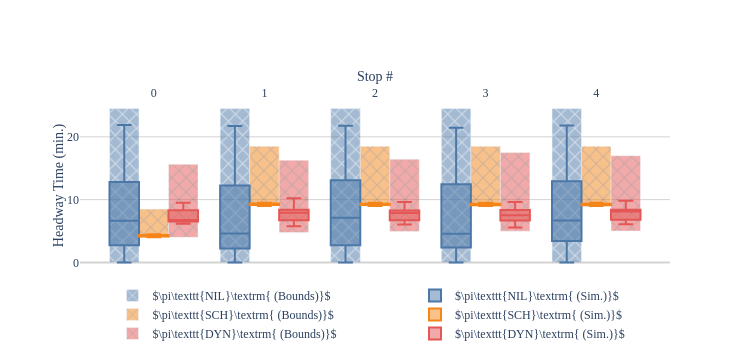
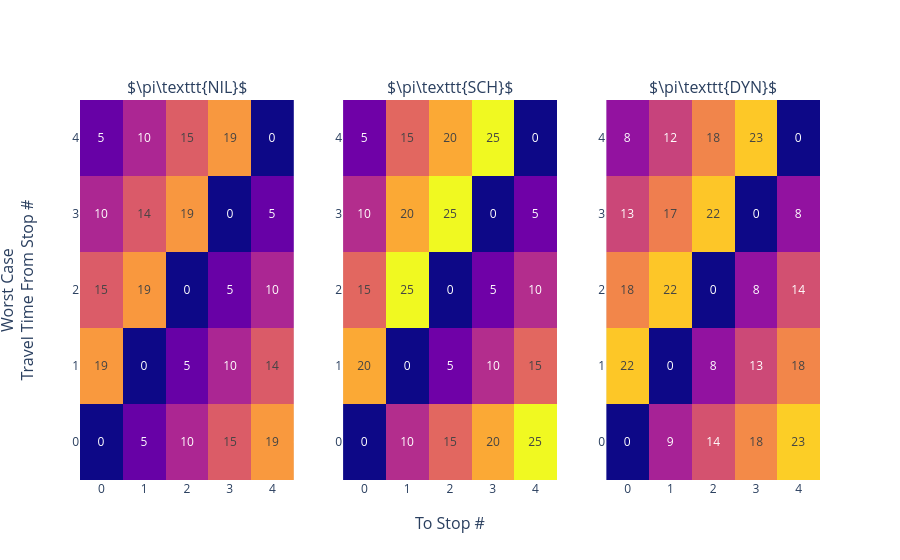

These figures' notebook cell, in order:
### Markdown cell above
## Exp 1: Holding Policy at All Stops
Consider the case where every stop along a route has an identical holding policy applied.

### Code cell
T_MAX = 60 * 24 * 7
N_STOPS = 5
BASE_ROUTE = [
    StopConfig(
        tau=(4, 4.5),
        delta=(0, 0.5),
        policy=BolehPolicy,
        policy_args={},
    ) for _ in range(N_STOPS)
]
START_TIMES = [0, 10, 20]

# Scheduled terminal departure
SCHED_ROUTE = deepcopy(BASE_ROUTE)
for i in range(N_STOPS):
    SCHED_ROUTE[i].policy = InfiniteSchedulePolicy
    SCHED_ROUTE[i].policy_args = {'time_delta': 10, 'offset': 30 if i == 0 else 5 * i}

# Headway driven holding
HEADWAY_ROUTE = deepcopy(BASE_ROUTE)
for i in range(N_STOPS):
    HEADWAY_ROUTE[i].policy = HeadwayDrivenPolicy
    HEADWAY_ROUTE[i].policy_args = {'activation_ratio': 0.75, 'max_holding': 30}

routes = [
    RouteConfig(name=r'\pi\texttt{NIL}', route=BASE_ROUTE, start_times=START_TIMES),
    RouteConfig(name=r'\pi\texttt{SCH}', route=SCHED_ROUTE, start_times=START_TIMES),
    RouteConfig(name=r'\pi\texttt{DYN}', route=HEADWAY_ROUTE, start_times=START_TIMES),
]

run_experiment(exp_id='holdstop01234', routes=routes, t_max=T_MAX)

### Figure 1 — Plotly figure (JSON) as saved in the notebook; plotly's stock layout.template omitted (floating-point values rounded to 4 significant figures; data arrays with more than 128 entries replaced by an {"elided": "..."} marker saying what was removed)
{"data": [{"base": [0], "legend": "legend", "marker": {"color": "#4C78A8", "pattern": {"shape": "x"}}, "name": "$\\pi\\texttt{NIL}\\textrm{ (Bounds)}$", "opacity": 0.5, "showlegend": true, "type": "bar", "width": 0.2667, "x": [-0.2667], "y": [24.5]}, {"legend": "legend2", "marker": {"color": "#4C78A8"}, "name": "$\\pi\\texttt{NIL}\\textrm{ (Sim.)}$", "opacity": 1, "showlegend": true, "type": "box", "width": 0.2667, "x": {"elided": "226 float values"}, "y": {"elided": "226 float values"}}, {"base": [0], "legend": "legend", "marker": {"color": "#4C78A8", "pattern": {"shape": "x"}}, "name": "$\\pi\\texttt{NIL}\\textrm{ (Bounds)}$", "opacity": 0.5, "showlegend": false, "type": "bar", "width": 0.2667, "x": [0.7333], "y": [24.5]}, {"legend": "legend2", "marker": {"color": "#4C78A8"}, "name": "$\\pi\\texttt{NIL}\\textrm{ (Sim.)}$", "opacity": 1, "showlegend": false, "type": "box", "width": 0.2667, "x": {"elided": "232 float values"}, "y": {"elided": "232 float values"}}, {"base": [0], "legend": "legend", "marker": {"color": "#4C78A8", "pattern": {"shape": "x"}}, "name": "$\\pi\\texttt{NIL}\\textrm{ (Bounds)}$", "opacity": 0.5, "showlegend": false, "type": "bar", "width": 0.2667, "x": [1.733], "y": [24.5]}, {"legend": "legend2", "marker": {"color": "#4C78A8"}, "name": "$\\pi\\texttt{NIL}\\textrm{ (Sim.)}$", "opacity": 1, "showlegend": false, "type": "box", "width": 0.2667, "x": {"elided": "238 float values"}, "y": {"elided": "238 float values"}}, {"base": [0], "legend": "legend", "marker": {"color": "#4C78A8", "pattern": {"shape": "x"}}, "name": "$\\pi\\texttt{NIL}\\textrm{ (Bounds)}$", "opacity": 0.5, "showlegend": false, "type": "bar", "width": 0.2667, "x": [2.733], "y": [24.5]}, {"legend": "legend2", "marker": {"color": "#4C78A8"}, "name": "$\\pi\\texttt{NIL}\\textrm{ (Sim.)}$", "opacity": 1, "showlegend": false, "type": "box", "width": 0.2667, "x": {"elided": "231 float values"}, "y": {"elided": "231 float values"}}, {"base": [0], "legend": "legend", "marker": {"color": "#4C78A8", "pattern": {"shape": "x"}}, "name": "$\\pi\\texttt{NIL}\\textrm{ (Bounds)}$", "opacity": 0.5, "showlegend": false, "type": "bar", "width": 0.2667, "x": [3.733], "y": [24.5]}, {"legend": "legend2", "marker": {"color": "#4C78A8"}, "name": "$\\pi\\texttt{NIL}\\textrm{ (Sim.)}$", "opacity": 1, "showlegend": false, "type": "box", "width": 0.2667, "x": {"elided": "213 float values"}, "y": {"elided": "213 float values"}}, {"base": [4], "legend": "legend", "marker": {"color": "#F58518", "pattern": {"shape": "x"}}, "name": "$\\pi\\texttt{SCH}\\textrm{ (Bounds)}$", "opacity": 0.5, "showlegend": true, "type": "bar", "width": 0.2667, "x": [-2.776e-17], "y": [4.5]}, {"legend": "legend2", "marker": {"color": "#F58518"}, "name": "$\\pi\\texttt{SCH}\\textrm{ (Sim.)}$", "opacity": 1, "showlegend": true, "type": "box", "width": 0.2667, "x": {"elided": "748 float values"}, "y": {"elided": "748 float values"}}, {"base": [9], "legend": "legend", "marker": {"color": "#F58518", "pattern": {"shape": "x"}}, "name": "$\\pi\\texttt{SCH}\\textrm{ (Bounds)}$", "opacity": 0.5, "showlegend": false, "type": "bar", "width": 0.2667, "x": [1], "y": [9.5]}, {"legend": "legend2", "marker": {"color": "#F58518"}, "name": "$\\pi\\texttt{SCH}\\textrm{ (Sim.)}$", "opacity": 1, "showlegend": false, "type": "box", "width": 0.2667, "x": {"elided": "718 int values"}, "y": {"elided": "718 float values"}}, {"base": [9], "legend": "legend", "marker": {"color": "#F58518", "pattern": {"shape": "x"}}, "name": "$\\pi\\texttt{SCH}\\textrm{ (Bounds)}$", "opacity": 0.5, "showlegend": false, "type": "bar", "width": 0.2667, "x": [2], "y": [9.5]}, {"legend": "legend2", "marker": {"color": "#F58518"}, "name": "$\\pi\\texttt{SCH}\\textrm{ (Sim.)}$", "opacity": 1, "showlegend": false, "type": "box", "width": 0.2667, "x": {"elided": "540 int values"}, "y": {"elided": "540 float values"}}, {"base": [9], "legend": "legend", "marker": {"color": "#F58518", "pattern": {"shape": "x"}}, "name": "$\\pi\\texttt{SCH}\\textrm{ (Bounds)}$", "opacity": 0.5, "showlegend": false, "type": "bar", "width": 0.2667, "x": [3], "y": [9.5]}, {"legend": "legend2", "marker": {"color": "#F58518"}, "name": "$\\pi\\texttt{SCH}\\textrm{ (Sim.)}$", "opacity": 1, "showlegend": false, "type": "box", "width": 0.2667, "x": {"elided": "731 int values"}, "y": {"elided": "731 float values"}}, {"base": [9], "legend": "legend", "marker": {"color": "#F58518", "pattern": {"shape": "x"}}, "name": "$\\pi\\texttt{SCH}\\textrm{ (Bounds)}$", "opacity": 0.5, "showlegend": false, "type": "bar", "width": 0.2667, "x": [4], "y": [9.5]}, {"legend": "legend2", "marker": {"color": "#F58518"}, "name": "$\\pi\\texttt{SCH}\\textrm{ (Sim.)}$", "opacity": 1, "showlegend": false, "type": "box", "width": 0.2667, "x": {"elided": "530 int values"}, "y": {"elided": "530 float values"}}, {"base": [4], "legend": "legend", "marker": {"color": "#E45756", "pattern": {"shape": "x"}}, "name": "$\\pi\\texttt{DYN}\\textrm{ (Bounds)}$", "opacity": 0.5, "showlegend": true, "type": "bar", "width": 0.2667, "x": [0.2667], "y": [11.62]}, {"legend": "legend2", "marker": {"color": "#E45756"}, "name": "$\\pi\\texttt{DYN}\\textrm{ (Sim.)}$", "opacity": 1, "showlegend": true, "type": "box", "width": 0.2667, "x": [0.2667, 0.2667, 0.2667, 0.2667, 0.2667, 0.2667, 0.2667, 0.2667, 0.2667, 0.2667, 0.2667, 0.2667, 0.2667, 0.2667, 0.2667, 0.2667, 0.2667, 0.2667, 0.2667, 0.2667, 0.2667, 0.2667, 0.2667, 0.2667], "y": [6.226, 6.305, 6.751, 6.542, 8.363, 6.185, 6.641, 8.511, 9.513, 6.802, 6.492, 7.07, 6.545, 8.031, 6.156, 7.98, 6.727, 6.718, 6.29, 8.518, 8.95, 8.347, 8.3, 8.108]}, {"base": [4.75], "legend": "legend", "marker": {"color": "#E45756", "pattern": {"shape": "x"}}, "name": "$\\pi\\texttt{DYN}\\textrm{ (Bounds)}$", "opacity": 0.5, "showlegend": false, "type": "bar", "width": 0.2667, "x": [1.267], "y": [11.53]}, {"legend": "legend2", "marker": {"color": "#E45756"}, "name": "$\\pi\\texttt{DYN}\\textrm{ (Sim.)}$", "opacity": 1, "showlegend": false, "type": "box", "width": 0.2667, "x": [1.267, 1.267, 1.267, 1.267, 1.267, 1.267, 1.267, 1.267, 1.267, 1.267, 1.267, 1.267, 1.267, 1.267, 1.267, 1.267, 1.267, 1.267, 1.267, 1.267, 1.267, 1.267, 1.267, 1.267, 1.267, 1.267, 1.267, 1.267, 1.267, 1.267, 1.267, 1.267, 1.267, 1.267, 1.267, 1.267, 1.267, 1.267, 1.267], "y": [6.754, 6.44, 8.322, 8.773, 9.694, 8.425, 9.169, 7.134, 6.537, 6.513, 5.749, 7.923, 6.759, 6.703, 8.505, 7.998, 6.995, 7.277, 8.239, 6.578, 8.804, 8.359, 8.082, 6.462, 8.305, 8.354, 6.647, 10.24, 6.681, 8.765, 8.293, 8.605, 6.99, 8.523, 6.909, 7.997, 7.27, 7.871, 6.273]}, {"base": [4.938], "legend": "legend", "marker": {"color": "#E45756", "pattern": {"shape": "x"}}, "name": "$\\pi\\texttt{DYN}\\textrm{ (Bounds)}$", "opacity": 0.5, "showlegend": false, "type": "bar", "width": 0.2667, "x": [2.267], "y": [11.51]}, {"legend": "legend2", "marker": {"color": "#E45756"}, "name": "$\\pi\\texttt{DYN}\\textrm{ (Sim.)}$", "opacity": 1, "showlegend": false, "type": "box", "width": 0.2667, "x": [2.267, 2.267, 2.267, 2.267, 2.267, 2.267, 2.267, 2.267, 2.267, 2.267, 2.267, 2.267, 2.267, 2.267, 2.267, 2.267, 2.267, 2.267, 2.267, 2.267, 2.267, 2.267, 2.267, 2.267, 2.267, 2.267], "y": [8.168, 6.736, 9.614, 8.49, 7.815, 7.869, 6.894, 8.082, 8.731, 6.947, 6.521, 8.259, 7.888, 8.259, 8.253, 6.526, 7.902, 8.214, 6.046, 6.771, 8.411, 7.327, 6.045, 6.662, 6.471, 8.576]}, {"base": [4.984], "legend": "legend", "marker": {"color": "#E45756", "pattern": {"shape": "x"}}, "name": "$\\pi\\texttt{DYN}\\textrm{ (Bounds)}$", "opacity": 0.5, "showlegend": false, "type": "bar", "width": 0.2667, "x": [3.267], "y": [12.5]}, {"legend": "legend2", "marker": {"color": "#E45756"}, "name": "$\\pi\\texttt{DYN}\\textrm{ (Sim.)}$", "opacity": 1, "showlegend": false, "type": "box", "width": 0.2667, "x": [3.267, 3.267, 3.267, 3.267, 3.267, 3.267, 3.267, 3.267, 3.267, 3.267, 3.267, 3.267, 3.267, 3.267, 3.267, 3.267, 3.267, 3.267, 3.267, 3.267, 3.267, 3.267, 3.267, 3.267, 3.267, 3.267, 3.267, 3.267, 3.267, 3.267, 3.267, 3.267, 3.267, 3.267], "y": [8.875, 8.479, 8.281, 6.804, 8.325, 7.828, 7.22, 8.656, 7.072, 6.774, 9.076, 7.152, 9.629, 8.278, 8.437, 6.105, 8.546, 8.354, 8.578, 5.77, 6.433, 8.341, 7.187, 7.997, 8.0, 6.708, 6.972, 8.088, 6.306, 6.31, 6.257, 6.64, 5.577, 6.672]}, {"base": [4.996], "legend": "legend", "marker": {"color": "#E45756", "pattern": {"shape": "x"}}, "name": "$\\pi\\texttt{DYN}\\textrm{ (Bounds)}$", "opacity": 0.5, "showlegend": false, "type": "bar", "width": 0.2667, "x": [4.267], "y": [12]}, {"legend": "legend2", "marker": {"color": "#E45756"}, "name": "$\\pi\\texttt{DYN}\\textrm{ (Sim.)}$", "opacity": 1, "showlegend": false, "type": "box", "width": 0.2667, "x": [4.267, 4.267, 4.267, 4.267, 4.267, 4.267, 4.267, 4.267, 4.267, 4.267, 4.267, 4.267, 4.267, 4.267, 4.267, 4.267, 4.267, 4.267, 4.267, 4.267, 4.267, 4.267, 4.267, 4.267, 4.267, 4.267, 4.267, 4.267, 4.267, 4.267, 4.267, 4.267, 4.267], "y": [7.96, 6.773, 8.256, 8.33, 6.707, 7.261, 8.766, 6.512, 8.549, 8.155, 6.879, 8.227, 8.09, 8.478, 7.311, 6.814, 9.817, 8.961, 8.661, 6.407, 6.173, 8.299, 6.088, 8.111, 7.255, 8.445, 8.5, 8.242, 6.541, 8.375, 8.361, 6.653, 7.949]}], "layout": {"font": {"family": "Times New Roman, serif"}, "height": 360, "legend": {"orientation": "v", "x": 0.25, "xanchor": "center", "y": -0.45, "yanchor": "bottom"}, "legend2": {"orientation": "v", "x": 0.75, "xanchor": "center", "y": -0.45, "yanchor": "bottom"}, "plot_bgcolor": "white", "width": 750, "xaxis": {"side": "top", "tickmode": "array", "tickvals": [0, 1, 2, 3, 4], "title": {"standoff": 0, "text": "Stop #"}}, "yaxis": {"gridcolor": "lightgrey", "showgrid": true, "title": {"standoff": 0, "text": "Headway Time (min.)"}, "zeroline": true, "zerolinecolor": "lightgrey"}}}

### Figure 2 — Plotly figure (JSON) as saved in the notebook; plotly's stock layout.template omitted (floating-point values rounded to 4 significant figures)
{"data": [{"showscale": false, "text": [[0, 4.965, 9.855, 14.61, 19.41], [19.4, 0, 4.98, 9.814, 14.48], [14.55, 19.32, 0, 4.991, 9.819], [9.901, 14.44, 19.19, 0, 4.96], [4.974, 9.85, 14.72, 19.29, 0]], "texttemplate": "%{text:.0f}", "type": "heatmap", "xaxis": "x", "yaxis": "y", "z": [[0, 4.965, 9.855, 14.61, 19.41], [19.4, 0, 4.98, 9.814, 14.48], [14.55, 19.32, 0, 4.991, 9.819], [9.901, 14.44, 19.19, 0, 4.96], [4.974, 9.85, 14.72, 19.29, 0]], "zmax": 25.48, "zmin": 0}, {"showscale": false, "text": [[0, 10.47, 15.49, 20.46, 25.48], [20.48, 0, 5.472, 10.48, 15.48], [15.48, 25.47, 0, 5.496, 10.48], [10.48, 20.47, 25.48, 0, 5.482], [5.477, 15.48, 20.48, 25.48, 0]], "texttemplate": "%{text:.0f}", "type": "heatmap", "xaxis": "x2", "yaxis": "y2", "z": [[0, 10.47, 15.49, 20.46, 25.48], [20.48, 0, 5.472, 10.48, 15.48], [15.48, 25.47, 0, 5.496, 10.48], [10.48, 20.47, 25.48, 0, 5.482], [5.477, 15.48, 20.48, 25.48, 0]], "zmax": 25.48, "zmin": 0}, {"showscale": false, "text": [[0, 9.457, 13.72, 18.29, 22.9], [22.47, 0, 7.796, 12.9, 17.96], [17.95, 22.36, 0, 7.906, 13.54], [12.78, 17.39, 22.36, 0, 7.809], [7.9, 12.39, 17.88, 22.54, 0]], "texttemplate": "%{text:.0f}", "type": "heatmap", "xaxis": "x3", "yaxis": "y3", "z": [[0, 9.457, 13.72, 18.29, 22.9], [22.47, 0, 7.796, 12.9, 17.96], [17.95, 22.36, 0, 7.906, 13.54], [12.78, 17.39, 22.36, 0, 7.809], [7.9, 12.39, 17.88, 22.54, 0]], "zmax": 25.48, "zmin": 0}], "layout": {"annotations": [{"font": {"size": 16}, "showarrow": false, "text": "$\\pi\\texttt{NIL}$", "x": 0.1444, "xanchor": "center", "xref": "paper", "y": 1, "yanchor": "bottom", "yref": "paper"}, {"font": {"size": 16}, "showarrow": false, "text": "$\\pi\\texttt{SCH}$", "x": 0.5, "xanchor": "center", "xref": "paper", "y": 1, "yanchor": "bottom", "yref": "paper"}, {"font": {"size": 16}, "showarrow": false, "text": "$\\pi\\texttt{DYN}$", "x": 0.8556, "xanchor": "center", "xref": "paper", "y": 1, "yanchor": "bottom", "yref": "paper"}, {"font": {"size": 16}, "showarrow": false, "text": "To Stop #", "x": 0.5, "xanchor": "center", "xref": "paper", "y": 0, "yanchor": "top", "yref": "paper", "yshift": -30}, {"font": {"size": 16}, "showarrow": false, "text": "Worst Case<br>Travel Time From Stop #", "textangle": -90, "x": 0, "xanchor": "right", "xref": "paper", "xshift": -40, "y": 0.5, "yanchor": "middle", "yref": "paper"}], "xaxis": {"anchor": "y", "domain": [0, 0.2889], "ticktext": ["0", "1", "2", "3", "4"], "tickvals": [0, 1, 2, 3, 4]}, "xaxis2": {"anchor": "y2", "domain": [0.3556, 0.6444], "ticktext": ["0", "1", "2", "3", "4"], "tickvals": [0, 1, 2, 3, 4]}, "xaxis3": {"anchor": "y3", "domain": [0.7111, 1], "ticktext": ["0", "1", "2", "3", "4"], "tickvals": [0, 1, 2, 3, 4]}, "yaxis": {"anchor": "x", "domain": [0, 1], "ticktext": ["0", "1", "2", "3", "4"], "tickvals": [0, 1, 2, 3, 4]}, "yaxis2": {"anchor": "x2", "domain": [0, 1], "ticktext": ["0", "1", "2", "3", "4"], "tickvals": [0, 1, 2, 3, 4]}, "yaxis3": {"anchor": "x3", "domain": [0, 1], "ticktext": ["0", "1", "2", "3", "4"], "tickvals": [0, 1, 2, 3, 4]}}}
